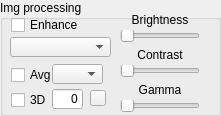
    <widget class="QGroupBox" name="IMG_PROC_STATIC">
     <property name="geometry">
      <rect>
       <x>10</x>
       <y>460</y>
       <width>221</width>
       <height>116</height>
      </rect>
     </property>
     <property name="mouseTracking">
      <bool>false</bool>
     </property>
     <property name="title">
      <string>Img processing</string>
     </property>
     <widget class="QCheckBox" name="IMG_ENHANCE_CHECK">
      <property name="geometry">
       <rect>
        <x>11</x>
        <y>15</y>
        <width>74</width>
        <height>20</height>
       </rect>
      </property>
      <property name="mouseTracking">
       <bool>false</bool>
      </property>
      <property name="text">
       <string>Enhance</string>
      </property>
     </widget>
     <widget class="QComboBox" name="ENHANCE_OPTIONS">
      <property name="geometry">
       <rect>
        <x>10</x>
        <y>37</y>
        <width>101</width>
        <height>20</height>
       </rect>
      </property>
      <property name="mouseTracking">
       <bool>false</bool>
      </property>
     </widget>
     <widget class="QCheckBox" name="FRAME_AVG_CHECK">
      <property name="geometry">
       <rect>
        <x>11</x>
        <y>65</y>
        <width>46</width>
        <height>20</height>
       </rect>
      </property>
      <property name="mouseTracking">
       <bool>false</bool>
      </property>
      <property name="text">
       <string>Avg</string>
      </property>
     </widget>
     <widget class="QComboBox" name="FRAME_AVG_OPTIONS">
      <property name="geometry">
       <rect>
        <x>52</x>
        <y>64</y>
        <width>51</width>
        <height>20</height>
       </rect>
      </property>
      <property name="mouseTracking">
       <bool>false</bool>
      </property>
     </widget>
     <widget class="QCheckBox" name="IMG_3D_CHECK">
      <property name="geometry">
       <rect>
        <x>11</x>
        <y>90</y>
        <width>39</width>
        <height>20</height>
       </rect>
      </property>
      <property name="mouseTracking">
       <bool>false</bool>
      </property>
      <property name="text">
       <string>3D</string>
      </property>
     </widget>
     <widget class="QLineEdit" name="RANGE_THRESH_EDIT">
      <property name="geometry">
       <rect>
        <x>52</x>
        <y>89</y>
        <width>31</width>
        <height>20</height>
       </rect>
      </property>
      <property name="mouseTracking">
       <bool>false</bool>
      </property>
      <property name="focusPolicy">
       <enum>Qt::ClickFocus</enum>
      </property>
      <property name="layoutDirection">
       <enum>Qt::LeftToRight</enum>
      </property>
      <property name="text">
       <string>0</string>
      </property>
      <property name="alignment">
       <set>Qt::AlignRight|Qt::AlignTrailing|Qt::AlignVCenter</set>
      </property>
     </widget>
     <widget class="QSlider" name="CONTRAST_SLIDER">
      <property name="geometry">
       <rect>
        <x>120</x>
        <y>65</y>
        <width>80</width>
        <height>12</height>
       </rect>
      </property>
      <property name="mouseTracking">
       <bool>false</bool>
      </property>
      <property name="sliderPosition">
       <number>0</number>
      </property>
      <property name="orientation">
       <enum>Qt::Horizontal</enum>
      </property>
      <property name="tickPosition">
       <enum>QSlider::NoTicks</enum>
      </property>
      <property name="tickInterval">
       <number>5</number>
      </property>
     </widget>
     <widget class="QSlider" name="BRIGHTNESS_SLIDER">
      <property name="geometry">
       <rect>
        <x>120</x>
        <y>30</y>
        <width>80</width>
        <height>12</height>
       </rect>
      </property>
      <property name="mouseTracking">
       <bool>false</bool>
      </property>
      <property name="sliderPosition">
       <number>0</number>
      </property>
      <property name="orientation">
       <enum>Qt::Horizontal</enum>
      </property>
      <property name="tickPosition">
       <enum>QSlider::NoTicks</enum>
      </property>
      <property name="tickInterval">
       <number>5</number>
      </property>
     </widget>
     <widget class="QLabel" name="BRIGHTNESS_LABEL">
      <property name="geometry">
       <rect>
        <x>120</x>
        <y>13</y>
        <width>80</width>
        <height>14</height>
       </rect>
      </property>
      <property name="mouseTracking">
       <bool>false</bool>
      </property>
      <property name="text">
       <string>Brightness</string>
      </property>
      <property name="alignment">
       <set>Qt::AlignCenter</set>
      </property>
     </widget>
     <widget class="QLabel" name="CONTRAST_LABEL">
      <property name="geometry">
       <rect>
        <x>120</x>
        <y>48</y>
        <width>80</width>
        <height>14</height>
       </rect>
      </property>
      <property name="mouseTracking">
       <bool>false</bool>
      </property>
      <property name="text">
       <string>Contrast</string>
      </property>
      <property name="alignment">
       <set>Qt::AlignCenter</set>
      </property>
     </widget>
     <widget class="QSlider" name="GAMMA_SLIDER">
      <property name="geometry">
       <rect>
        <x>120</x>
        <y>100</y>
        <width>80</width>
        <height>12</height>
       </rect>
      </property>
      <property name="mouseTracking">
       <bool>false</bool>
      </property>
      <property name="sliderPosition">
       <number>0</number>
      </property>
      <property name="orientation">
       <enum>Qt::Horizontal</enum>
      </property>
      <property name="tickPosition">
       <enum>QSlider::NoTicks</enum>
      </property>
      <property name="tickInterval">
       <number>5</number>
      </property>
     </widget>
     <widget class="QLabel" name="GAMMA_LABEL">
      <property name="geometry">
       <rect>
        <x>120</x>
        <y>83</y>
        <width>80</width>
        <height>14</height>
       </rect>
      </property>
      <property name="mouseTracking">
       <bool>false</bool>
      </property>
      <property name="text">
       <string>Gamma</string>
      </property>
      <property name="alignment">
       <set>Qt::AlignCenter</set>
      </property>
     </widget>
     <widget class="QPushButton" name="RESET_3D_BTN">
      <property name="geometry">
       <rect>
        <x>90</x>
        <y>90</y>
        <width>16</width>
        <height>16</height>
       </rect>
      </property>
      <property name="text">
       <string/>
      </property>
      <property name="icon">
       <iconset resource="../resources/resources.qrc">
        <normaloff>:/directions/self_test</normaloff>:/directions/self_test</iconset>
      </property>
     </widget>
    </widget>
